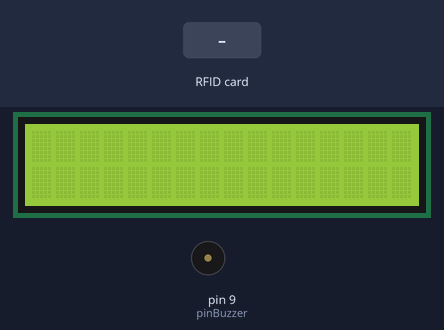
The sketch below on a simulated Arduino Uno, built with avr-gcc and run on an emulated ATmega328P. On the bench: 16×2 character LCD, buzzer (waves = sounding). The inputs (shaded band) are chosen by the test bench. What the sketch prints to the serial monitor is not drawn.

Above: at 1.3 s.
1.4 s: RFID card FC A2 54 64 held to the reader
At 2.4 s:
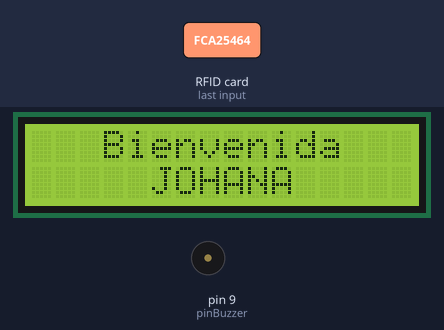
4.1 s: RFID card FC A2 54 64 held to the reader
At 4.36 s:
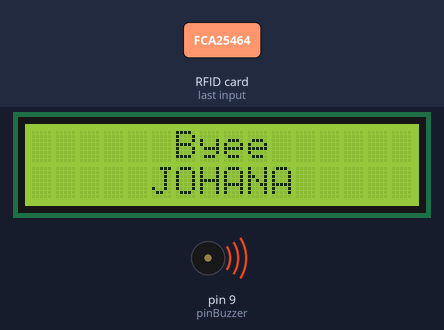
At 5.2 s:
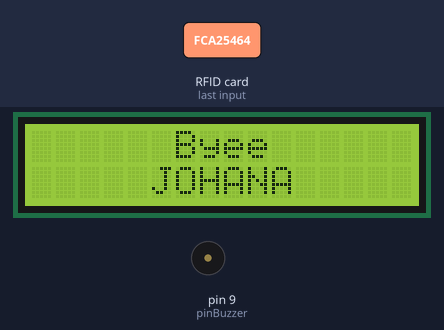
Timing chart, 0 to 7.1 s (numbered marks = the images above; inputs shaded):
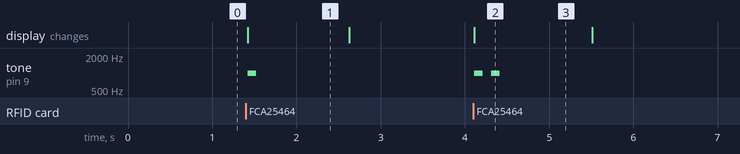

Measured:
- after the input at 1.4 s, tone on pin 9 (pinBuzzer): silent → 1000 Hz at once, → silent 0.10 s later; the display: changes at once (image 1)
- after the input at 4.1 s, tone on pin 9 (pinBuzzer): alternates 1000 Hz for 0.10 s and silent for 0.10 s, 4 changes in all, then stays silent, starting at once; the display: changes at once (image 2)
- what the display in image 1 shows lasts 1.2 s, from 1.4 s to 2.6 s
- what the display in image 2 shows lasts 1.4 s, from 4.1 s to 5.5 s

The sketch:

alarma1.ino
```cpp
#include <SPI.h>
#include <MFRC522.h>
#include <LiquidCrystal.h>


#define RST_PIN 8
#define SS_PIN 10

const int pinBuzzer = 9;

bool isEncendida = false;

MFRC522 mfrc522(SS_PIN, RST_PIN);
LiquidCrystal lcd(7,6,5,4,3,2);

byte LecturaUID[4];
byte Usuario1[4]= {0xFC, 0xA2, 0x54, 0x64};
byte Usuario2[4]= {0x06, 0x76, 0x25, 0xD9};


void setup()
{
  Serial.begin(9600);
  lcd.begin(16,2);
  SPI.begin();
  mfrc522.PCD_Init();
  Serial.println("Listo");

}

void bip(){
  tone(pinBuzzer, 1000, 100);
}
void bip2(){
  tone(pinBuzzer, 1000, 100);
  delay(200);
  tone(pinBuzzer, 1000, 100);
}

void msgBienvenida(){
  lcd.setCursor(0,0);
  lcd.print("   Bienvenida   ");
  lcd.setCursor(0,1);
  lcd.print("     JOHANA     ");
}

void msgDespedida(){
  lcd.setCursor(0,0);
  lcd.print("      Byee      ");
  lcd.setCursor(0,1);
  lcd.print("     JOHANA     ");
}

void loop()
{
  if (!mfrc522.PICC_IsNewCardPresent()
  || !mfrc522.PICC_ReadCardSerial()){
    return;
  }
  Serial.print("UID:");
  for (byte i = 0; i < mfrc522.uid.size; i++) {
    if (mfrc522.uid.uidByte[i] < 0x10){
      Serial.print(" 0");
    } else {
      Serial.print(" ");
    }
    Serial.print(mfrc522.uid.uidByte[i], HEX);
    LecturaUID[i]=mfrc522.uid.uidByte[i];
  }
  Serial.print("\t");
  if(comparaUID(LecturaUID, Usuario1)){
    if (!isEncendida){
      msgBienvenida();
      bip();
    } else {
      msgDespedida();
      bip2();
    }
    isEncendida = !isEncendida;
    delay(1200);
    lcd.clear();

  } else {
    Serial.println("No te conozco");
  }
  mfrc522.PICC_HaltA();
}

boolean comparaUID(byte lectura[],byte usuario[])
{
  for (byte i=0; i < mfrc522.uid.size; i++){
    return lectura[i] == usuario[i];
  }
}
```
